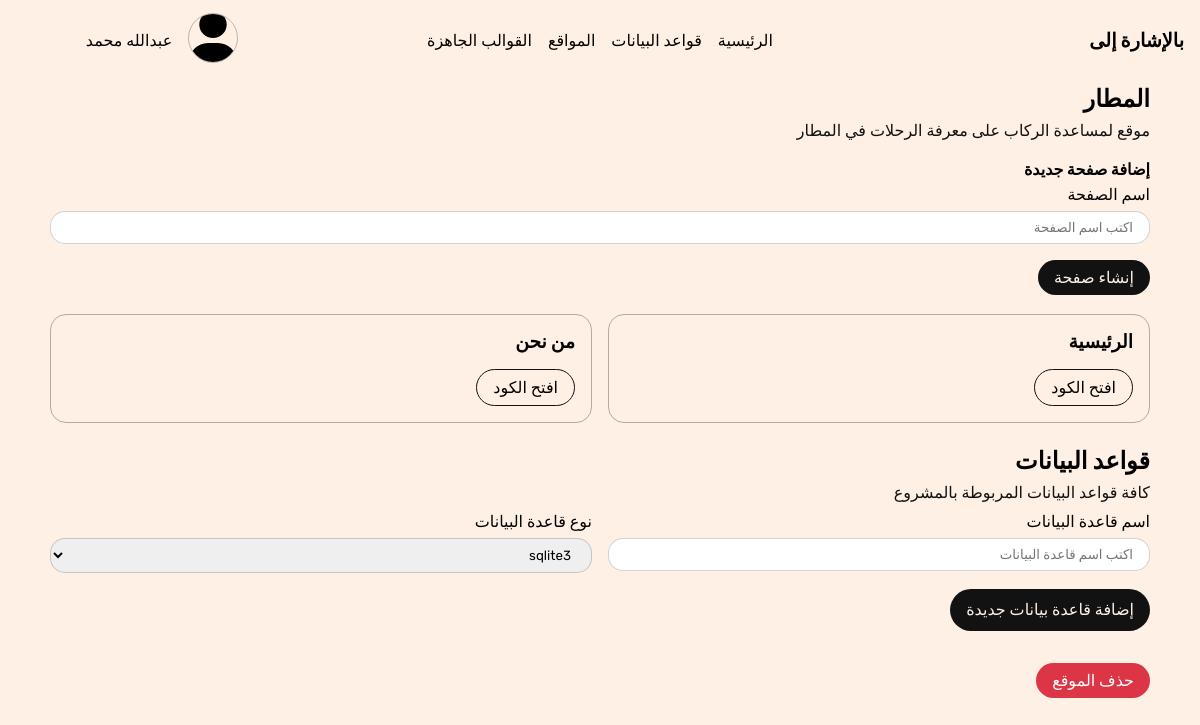
The page /websites/12/ on the database as committed earlier.
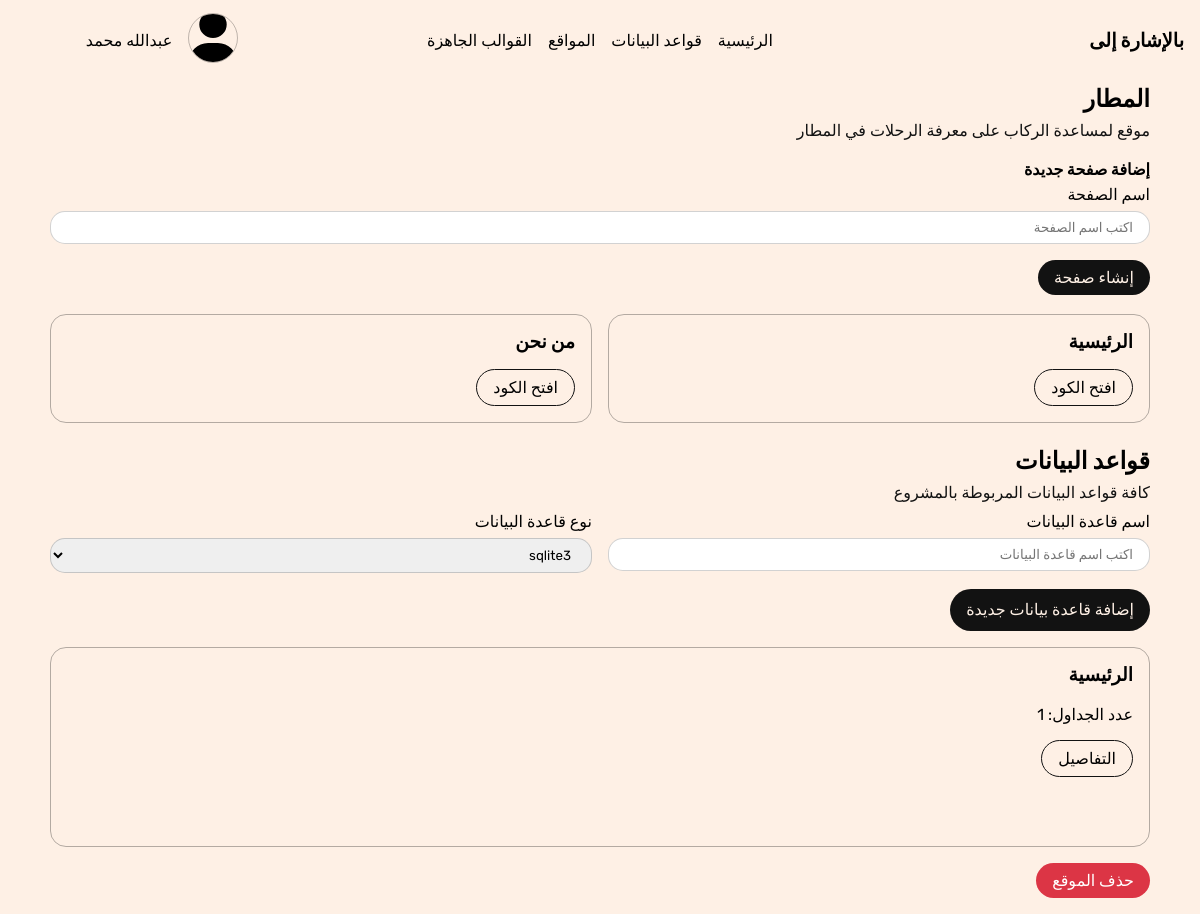
The same page on the database as committed later.
### website/models.py (models this page shows, shortened)
class WebsitePage(models.Model):
    website = models.ForeignKey(Website, on_delete=models.CASCADE, verbose_name="الموقع", related_name='pages')
    name = models.CharField(max_length=250, verbose_name="اسم الصفحة")
    html = models.TextField(verbose_name="html", null=True, blank=True)
    css = models.TextField(verbose_name="css", null=True, blank=True)
    js = models.TextField(verbose_name="js", null=True, blank=True)
    class Meta:
        verbose_name =  "صفحة موقع"
        verbose_name_plural =  "صفحات المواقع"

class Database(models.Model):
    website = models.ForeignKey(Website, related_name='databases', on_delete=models.CASCADE)
    name = models.CharField(max_length=200, verbose_name="اسم قاعدة البيانات")
    db_type = models.ForeignKey(DBType, on_delete=models.CASCADE)
    class Meta:
        verbose_name = 'قاعدة بيانات'
        verbose_name_plural = 'قواعد البيانات'

### website/views.py (the view)
# urls.py: path('<int:id>/', website_details, name='website-details'),
def website_details(request, id):
    website = Website.objects.get(id=id)
    db_types = DBType.objects.filter(tool=website.tool)
    context = {
        'website': website,
        'db_types': db_types,
    }
    return render(request, 'website-details.html', context)

### templates/website-details.html (shortened to what this page needs)
{% extends 'base.html' %}
{% load static %}
{% block stylesheets %}
    <link rel="stylesheet" href="{% static 'css/website-details.css' %}">
{% endblock stylesheets %}
{% block content %}
    <section class="website-pages">
        <div class="container">
            <div class="section__heading">
                <h1 class="section__heading__title">
                    {{website.name}}
                </h1>
                <p class="section__heading__text">
                    {{website.description}}
                </p>
            </div>
            <div class="section__content">
                <h4>إضافة صفحة جديدة</h4>
                <form class="add-page-form">
                    <div class="field">
                        <p>اسم الصفحة</p>
                        <input type="text" name="page-name-input" placeholder="اكتب اسم الصفحة" class="input text-input">
                    </div>
                    <a  class="btn btn-solid-dark btn-add-page">إنشاء صفحة</a>
                </form>
            </div>
            <br>
            <div class="section__content all-pages-grid">
                <div class="grid website-pages-grid">
                    {% if website.pages.all %}
                        {% for page in website.pages.all %}
                        <div class="col page">
                            <h3>{{page.name}}</h3>
                            <a href="{% url 'website:page-details' page.id %}" class="btn btn-outline btn-open-code">افتح الكود</a>
                        </div>
                        {% endfor %}
                    {% else %}
                        <center>
                            <h3>لا يوجد صفحات لعرضها</h3>
                        </center>
                    {% endif %}
                </div>
            </div>
        </div>
    </section>
    <br>
    <section>
        <div class="container">
            <div class="section__heading">
                <h1 class="section__heading__title">قواعد البيانات</h1>
                <p class="section__heading__text">كافة قواعد البيانات المربوطة بالمشروع</p>
                <div class="add-database-form">
                    <form method="POST">
                        <div class="field">
                            <p>اسم قاعدة البيانات</p>
                            <input type="text" class="text-input input" placeholder="اكتب اسم قاعدة البيانات" name="db-name-input">
                        </div>
                        <div class="field">
                            <p>نوع قاعدة البيانات</p>
                            <select name="db-type-input" id="db-type-input">
                                {% for type in db_types %}
                                    <option value="{{type.id}}">{{type.name}}</option>
                                {% endfor %}
                            </select>
                        </div>
                    </form>
                </div>
                <a class="btn btn-solid-dark btn-add-db">إضافة قاعدة بيانات جديدة</a>
            </div>
            <div class="section__content">
                <div class="grid website-databases">
                    {% for db in website.databases.all %}
                    <div class="col database">
                        <h3>
                            {{db.name}}
                        </h3>
                        <br>
                        <p>
                            عدد الجداول:
                            <span>
                                {{db.tables.count}}
                            </span>
                        </p>
                        <a href="{% url 'website:db-details' db.id %}" class="btn btn-outline btn-open-code">التفاصيل</a>
                    </div>
                    {% endfor %}
                </div>
            </div>
        </div>
    </section>
    <section>
        <div class="container">
            <a href="{% url 'website:del-website' website.id %}" class="btn btn-solid-danger">حذف الموقع</a>
        </div>
    </section>
    {% endblock content %}

Rows that differ between the two databases and show on the page:
added Database: name "الرئيسية", tables.count "1"
